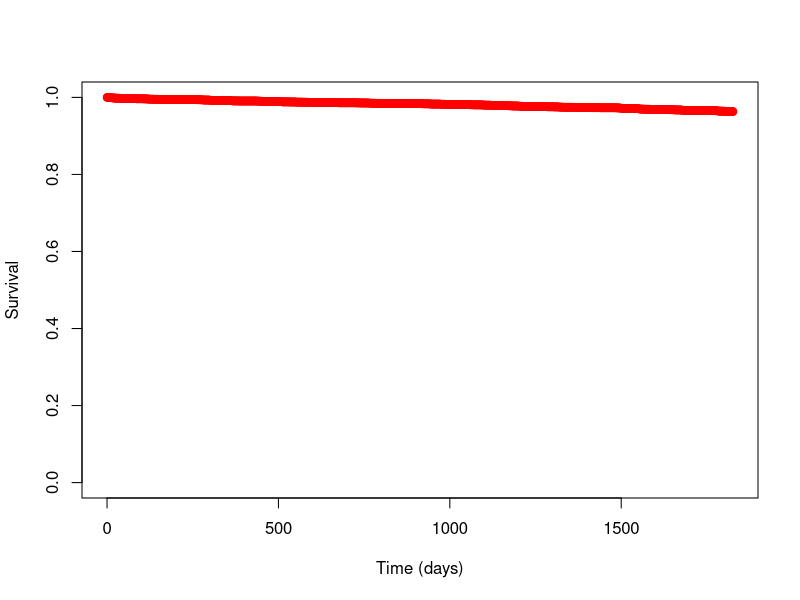

The R source for this figure:
#work for kidney living donor post tx patient survival #


## Set work area/libname ##
setwd("F:\\Shared\\Organ Utilisation\\Winton Centre\\Kidney CR\\R work")

## Import data ##
survdata <- read.csv("kidney LD post tx patient surv.csv",fileEncoding = 'UTF-8-BOM')
param <- read.csv("kidney LD post tx patient params.csv",fileEncoding = 'UTF-8-BOM')
attach(survdata)
attach(param)

## Check data ##
head(survdata)
head(param)



## Adjusted capH will be - log(tx_surv) * exp(XB) ##

adjcox <- function(rage = 3, wait = 1, diabetes=0, hla = 3) {
  
  
  ## Calculate individual xbeta terms ##
  
  #Recipient age at transplant #
  if(rage == 1){xbeta_rage = rage_1}
  if(rage == 2){xbeta_rage = rage_2}
  if(rage == 3){xbeta_rage = rage_3}
  if(rage == 4){xbeta_rage = rage_4}
  if(rage == 5){xbeta_rage = rage_5}

  #Wait time #
  if(wait == 1){xbeta_wait = wait_1}
  if(wait == 2){xbeta_wait = wait_2}
  if(wait == 3){xbeta_wait = wait_3}
  if(wait == 4){xbeta_wait = wait_4}

  #Diabetes #
  if(diabetes == 0){xbeta_diabetes = diabetes_0}
  if(diabetes == 1){xbeta_diabetes = diabetes_1}
  
  #HLA MM#
  if(hla == 1){xbeta_hla = hla_1}
  if(hla == 2){xbeta_hla = hla_2}
  if(hla == 3){xbeta_hla = hla_3}
  if(hla == 4){xbeta_hla = hla_4}
  
  
  
  ## Total xbetas ##
  xbeta <- sum(xbeta_rage, xbeta_wait, xbeta_diabetes, xbeta_hla)
  
  
  ## Calculate cumulative hazard for each term ##
  adjsurv <- surv ** (exp(xbeta))
  
  basehaz <- data.frame(survdata, adjsurv)
  
  #Restrict to centre #
  centre <- basehaz
  
  #Set up for 1 row per every day #
  days <- numeric(length = 1827)
  days <- 0:1826
  
  adjsurv2 <- numeric(length = 1827)
  
  secondday <- centre$time[2]
  secondday
  
  ## delete second entry for day 0 - S(0) needs to start at 1 - only if second time entry is 0 ##
  
  if(secondday == 0){centre <- centre[-c(2),]}
  
  ## set up new dataset for day 0- 1826 - make sure there are data points for every day ##
  
  smoothed_cent <- data.frame(days)
  smoothed_cent$adjsurv <- adjsurv2
  
  
  ## impute values from belfast ##
  j<-1
  for (i in 1:1827){
    if (smoothed_cent$days[i] == centre$time[j] )
    {  smoothed_cent$adjsurv[i] <- centre$adjsurv[j]
    j <- j + 1}
    else {smoothed_cent$adjsurv[i] <- centre$adjsurv[j-1]
    }
  }
  
  
  return(smoothed_cent)
  
  
}



test <- adjcox (rage = 3, wait = 1, diabetes=0, hla = 3)

#Plotting the output #
plot(y = test$adjsurv, x = test$days, ylab = "Survival", xlab = "Time (days)", ylim = c(0, 1), col = "red")
